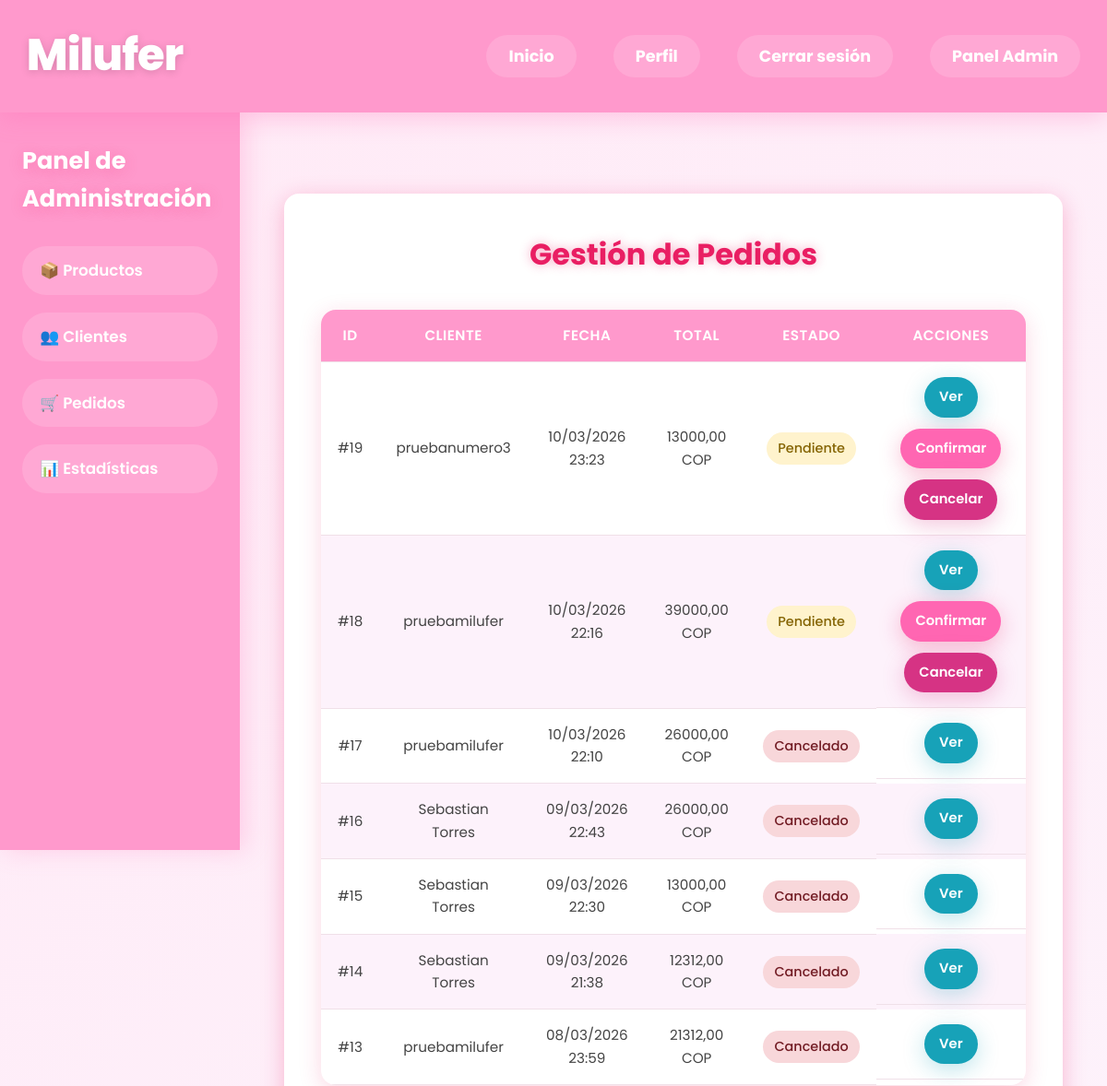
The page /dashboard/pedidos/ (signed in, upper part) on the database as committed earlier.
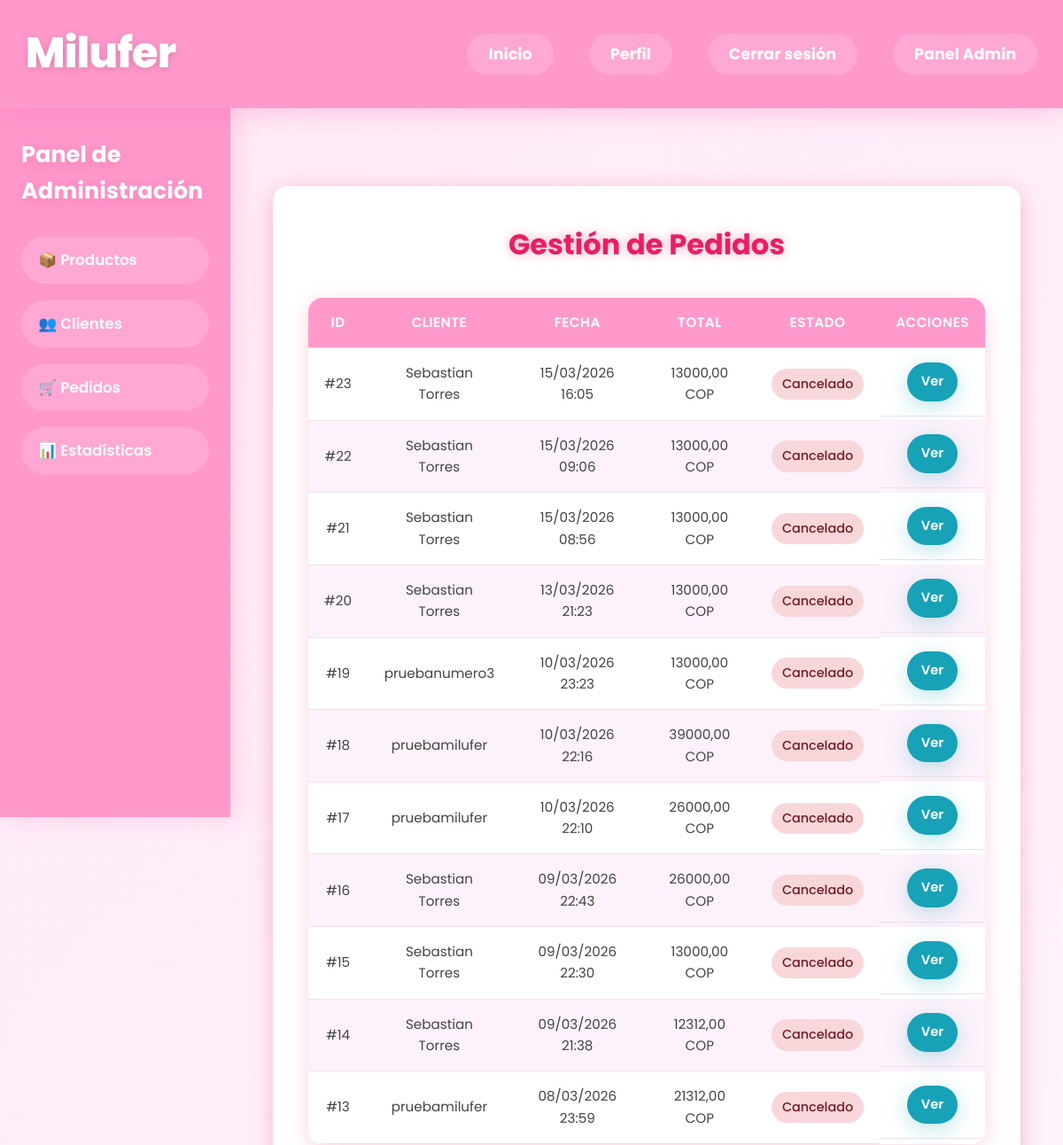
The same page on the database as committed later.
### ventas/models.py (models this page shows, shortened)
class Pedido(models.Model):
    ESTADOS = [
        ('pendiente', 'Pendiente'),
        ('confirmado', 'Confirmado'),
        ('cancelado', 'Cancelado'),
        ('expirado', 'Expirado')
    ]
    usuario = models.ForeignKey(User, on_delete=models.SET_NULL, null=True)
    total = models.DecimalField(max_digits=10, decimal_places=2, default=0)
    estado = models.CharField(max_length=20, choices=ESTADOS, default='pendiente')
    fecha_creacion = models.DateTimeField(auto_now_add=True)
    fecha_actualizacion = models.DateTimeField(auto_now=True)
    expiracion = models.DateTimeField()

### dashboard/views.py (the view)
# urls.py: path("pedidos/", views.pedidos_view, name="pedidos"),
@superuser_required
def pedidos_view(request):
    pedidos = Pedido.objects.all().order_by("-fecha_creacion")
    return render(request, "dashboard/pedidos.html", {"pedidos": pedidos})

### dashboard/views.py (called while the page is built)
def superuser_required(view_func):
    return user_passes_test(lambda u: u.is_superuser)(view_func)

### templates/dashboard/pedidos.html
{% extends 'dashboard/dashboard.html' %}
{% load static %}
{% block dashboard_content %}
<link rel="stylesheet" href="{% static 'css/dashboard/pedidos.css' %}">
<div class="contenedor-pedidos">
    <div class="encabezado-seccion">
        <h1>Gestión de Pedidos</h1>
    </div>
    {% if pedidos %}
        <table class="tabla-pedidos">
            <thead>
                <tr>
                    <th>ID</th>
                    <th>Cliente</th>
                    <th>Fecha</th>
                    <th>Total</th>
                    <th>Estado</th>
                    <th>Acciones</th>
                </tr>
            </thead>
            <tbody>
                {% for pedido in pedidos %}
                    <tr>
                        <td>#{{ pedido.id }}</td>
                        <td>
                            {{ pedido.usuario.username|default:pedido.usuario.email }}
                        </td>
                        <td>{{ pedido.fecha_creacion|date:"d/m/Y H:i" }}</td>
                        <td>{{ pedido.total }} COP</td>
                        <td>
                            <span class="estado estado-{{ pedido.estado|lower }}">
                                {{ pedido.get_estado_display|default:pedido.estado }}
                            </span>
                        </td>
                        <td class="acciones">
                            <a href="{% url 'dashboard:admin_detalle_pedido' pedido.id %}"
                               class="boton-ver">
                                Ver
                            </a>
                            {% if pedido.estado == "pendiente" %}
                                <a href="{% url 'dashboard:admin_confirmar_pedido' pedido.id %}"
                                   class="boton-confirmar">
                                    Confirmar
                                </a>
                                <a href="{% url 'dashboard:admin_cancelar_pedido' pedido.id %}"
                                   class="boton-cancelar">
                                    Cancelar
                                </a>
                            {% endif %}
                        </td>
                    </tr>
                {% endfor %}
            </tbody>
        </table>
    {% else %}
        <div class="sin-pedidos">
            <p>Aún no se han registrado pedidos en la tienda.</p>
            <p>Cuando los clientes realicen compras aparecerán aquí.</p>
        </div>
    {% endif %}
</div>
{% endblock %}

Rows that differ between the two databases and show on the page:
added Pedido: id "23", usuario.username "Sebastian Torres", fecha_creacion "15/03/2026 16:05", total "13000,00", estado "Cancelado"
added Pedido: id "22", usuario.username "Sebastian Torres", fecha_creacion "15/03/2026 09:06", total "13000,00", estado "Cancelado"
added Pedido: id "21", usuario.username "Sebastian Torres", fecha_creacion "15/03/2026 08:56", total "13000,00", estado "Cancelado"
added Pedido: id "20", usuario.username "Sebastian Torres", fecha_creacion "13/03/2026 21:23", total "13000,00", estado "Cancelado"
changed Pedido "pruebanumero3": estado "Pendiente" → "Cancelado"; no longer shows "Confirmar Cancelar"
changed Pedido id 18: estado "Pendiente" → "Cancelado"; no longer shows "Confirmar Cancelar"
